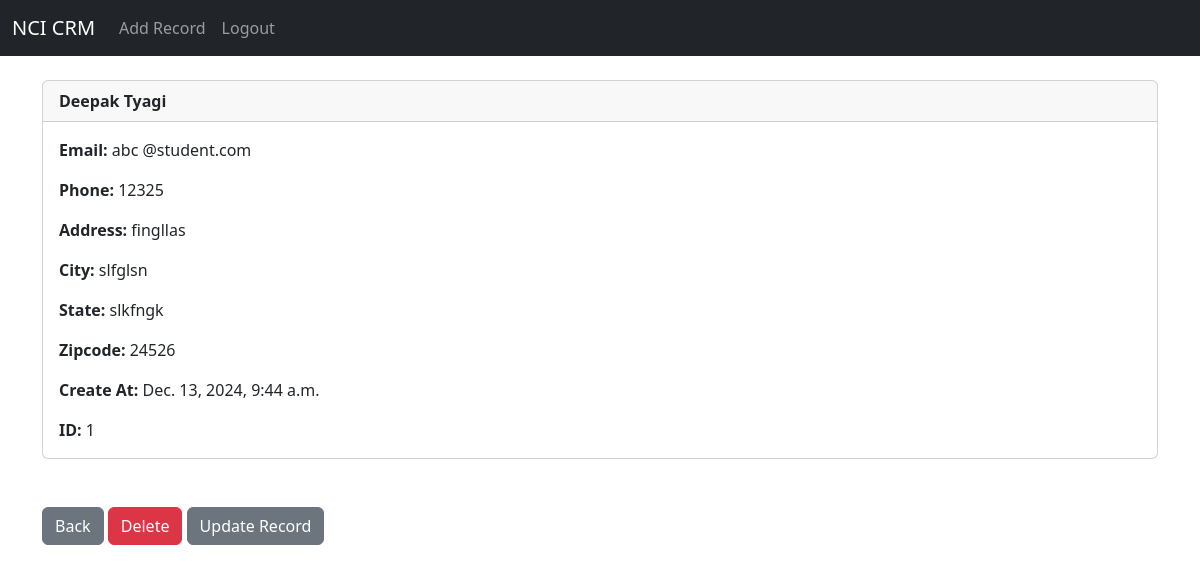
The app's page /record/1 (signed in), older data.
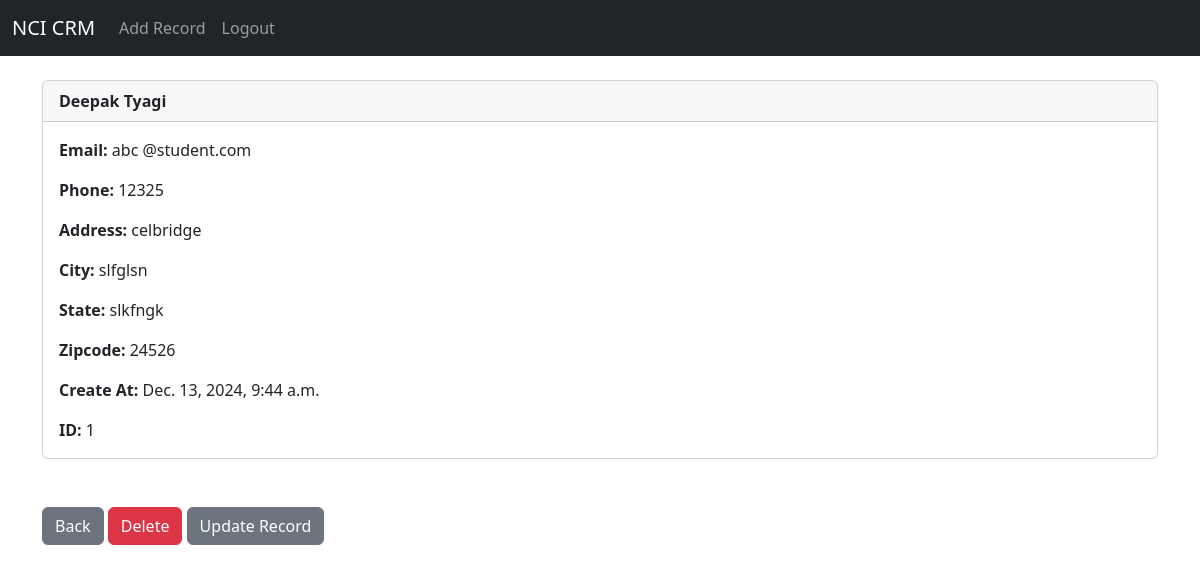
The same page, newer data.
### website/models.py (models this page shows, shortened)
class Record(models.Model):
	created_at = models.DateTimeField(auto_now_add=True)
	first_name = models.CharField(max_length=50)
	last_name =  models.CharField(max_length=50)
	email =  models.CharField(max_length=100)
	phone = models.CharField(max_length=15)
	address =  models.CharField(max_length=100)
	city =  models.CharField(max_length=50)
	state =  models.CharField(max_length=50)
	zipcode =  models.CharField(max_length=20)

### website/views.py (the view)
# urls.py: path('record/<int:pk>', views.customer_record, name='record'),
def customer_record(request, pk):
	if request.user.is_authenticated:
		customer_record = Record.objects.get(id=pk)
		return render(request, 'record.html', {'customer_record':customer_record})
	else:
		messages.success(request, "You Must Be Logged In To View That Page...")
		return redirect('home')

### website/templates/record.html
{% extends 'base.html' %}
{% block content %}
<div class="card">
  <div class="card-header"><strong>
    	{{ customer_record.first_name }}
		{{ customer_record.last_name }}</strong>
  </div>
  <div class="card-body">
<p class="card-text">
<strong>Email: </strong>{{ customer_record.email }}</p>
<p class="card-text">
<strong>Phone: </strong>{{ customer_record.phone }}
</p>
<p class="card-text">
<strong>Address: </strong>{{ customer_record.address }}</p>
<p class="card-text">
<strong>City: </strong>{{ customer_record.city }}</p>
<p class="card-text">
<strong>State: </strong>{{ customer_record.state }}</p>
<p class="card-text">
<strong>Zipcode: </strong>{{ customer_record.zipcode }}</p>
<p class="card-text">
<strong>Create At: </strong>{{ customer_record.created_at }}</p>
<p class="card-text">
<strong>ID: </strong>{{ customer_record.id }}</p>
  </div>
</div>
<br/><br/>
<a href="{% url 'home' %}" class="btn btn-secondary">Back</a>
<a href="{% url 'delete_record' customer_record.id %}" class="btn btn-danger">Delete</a>
<a href="{% url 'update_record' customer_record.id %}" class="btn btn-secondary">Update Record</a>
{% endblock %}

Row changes from the older to the newer data that the page shows:
changed Record "Deepak": address "fingllas" → "celbridge"
